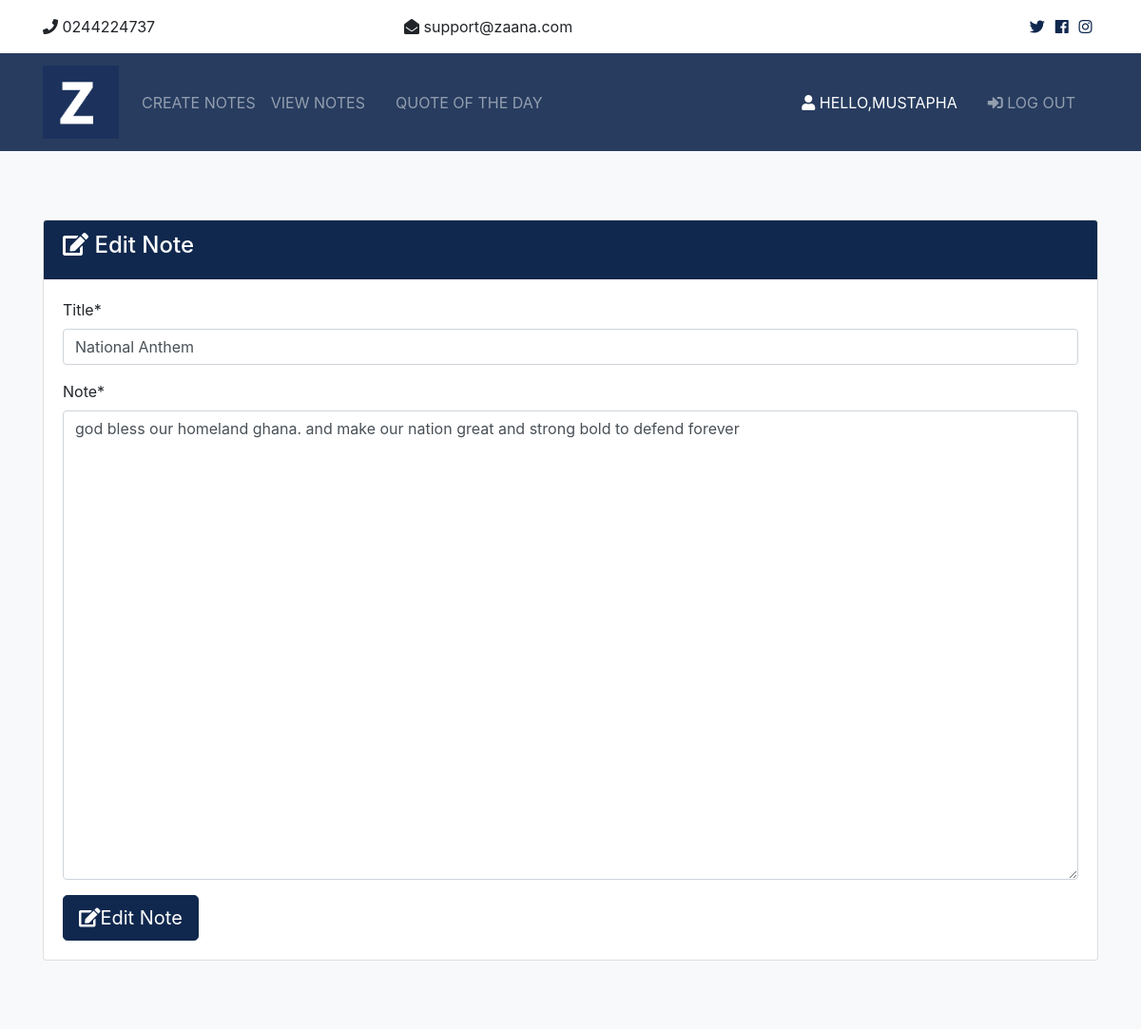
/1/edit_note (signed in), run on the app's committed database.
### noteapp/models.py (models this page shows, shortened)
class Notes(models.Model):
	user = models.ForeignKey(User,on_delete=models.RESTRICT)
	title = models.CharField(max_length=30)
	note = models.CharField(max_length=1000)

### noteapp/views.py (the view)
# urls.py: path('<id>/edit_note',edit_note,name='edit_note'),
@login_required(login_url='login')
def edit_note(request,id):
    context ={}
    obj = get_object_or_404(Notes, id = id)
    form = Notes_Form(request.POST or None, instance = obj)
    if form.is_valid():
        form.save()
        return redirect('view_note')
    context["form"] = form
    return render(request, "update_view.html", context)

### noteapp/forms.py
class Notes_Form(forms.ModelForm):
    class Meta:
        model = Notes
        fields=['title','note']
        widgets = {
            'note': Textarea(attrs={'cols': 80, 'rows': 20}),
        }

### template/update_view.html (shortened to what this page needs)
{% extends 'base2.html' %}
{% load crispy_forms_tags %}
{%block content%}
    <section id="login" class="bg-light py-5">
        <div class="container my-4">
          <div class="row">
            <div class="col">
              <div class="card">
                <div class="card-header bg-primary text-white">
                  <h4>
                    <i class="fas fa-edit"></i> Edit Note</h4>
                </div>
                <div class="card-body">
                  <form method="POST">
                        <div class="form-group ">
                            {{ form.title|as_crispy_field }}
                            {{ form.note|as_crispy_field }}
                        </div>
                    <button type="submit" class="btn btn-lg btn-primary"><i class="fas fa-edit"></i>Edit Note</button>
                  </form>
                </div>
              </div>
            </div>
          </div>
        </div>
      </section>
{% endblock%}

### template/partials/_navbar.html (shortened to what this page needs)
{%load static %}
<link href="{% static 'css/bootstrap.css' %}" rel="stylesheet">
  <link rel="stylesheet" href="{% static 'css/all.css' %}">
  <link rel="stylesheet" href="{% static 'css/all.css' %}">
  </head>
  <body>
  <section id="top-bar" class="p-3" >
    <div class="container">
      <div class="row">
        <div class="col-md-4">
          <i class="fas fa-phone"></i> 0244224737
        </div>
        <div class="col-md-4">
          <i class="fas fa-envelope-open"></i> support@zaana.com
        </div>
        <div class="col-md-4">
          <div class="social text-right">
            <a href="#">
              <i class="fab fa-twitter"></i>
            </a>
            <a href="#">
              <i class="fab fa-facebook"></i>
            </a>
            <a href="#">
              <i class="fab fa-instagram"></i>
            </a>
          </div>
        </div>
      </div>
    </div>
  </section>
  <nav class="navbar navbar-expand-lg navbar-dark bg-primary sticky-top">
    <div class="container">
      <a class="navbar-brand" href="">
        <img src="{% static 'img/final.png' %}"  class="logo" alt="">
      </a>
      <div class="collapse navbar-collapse" id="navbarNavAltMarkup">
        <ul class="navbar-nav">
          <li >
         <a class="nav-link" href="{% url 'create_note' %}">Create Notes</a>
          </li>
          <li
          class = "nav-item mr-3"
          >
            <a class="nav-link" href="{% url 'view_note' %}">View Notes</a>
          </li>
          <li class="nav-item mr-3">
            <a class="nav-link" href="{% url 'quote' %}">Quote of the Day</a>
          </li>
        </ul>
        <ul class="navbar-nav ml-auto">
          <li class="nav-item mr-3">
            <a class="nav-link text-white" href="#">
              <i class="fas fa-user"></i> Hello,{{user.username}} </a>
          </li>
          <li class="nav-item mr-3">
            <a href="javascript:{document.getElementById('logout').submit()}" class="nav-link" >
              <i class="fas fa-sign-in-alt"></i>
              Log Out</a>
          </li>
        </ul>
      </div>
    </div>
  </nav>

### static/css/all.css (style rules this page uses)
.fa, .fas, .far, .fal, .fab { -moz-osx-font-smoothing: grayscale; -webkit-font-smoothing: antialiased; display: inline-block; font-style: normal; font-variant: normal; text-rendering: auto; line-height: 1; }
.fa-edit:before { content: "\f044"; }
.fa-envelope-open:before { content: "\f2b6"; }
.fa-facebook:before { content: "\f09a"; }
.fa-instagram:before { content: "\f16d"; }
.fa-phone:before { content: "\f095"; }
.fa-sign-in-alt:before { content: "\f2f6"; }
.fa-twitter:before { content: "\f099"; }
.fa-user:before { content: "\f007"; }
.fab { font-family: 'Font Awesome 5 Brands'; }
.fa, .fas { font-family: 'Font Awesome 5 Free'; font-weight: 900; }

### static/css/custom.css (style rules this page uses)
textarea { overflow:scroll; height:100px; }

### static/css/style.css (style rules this page uses)
img { width: 100%; }
.logo { width: 80px; }
.navbar { opacity: 0.9; text-transform: uppercase; }
.social a { margin-right: 0.4rem; }

### data on the page
Notes: title "National Anthem", note "god bless our homeland ghana. and make our nation great and strong bold to defend forever"

### other printed values
{{ user.username }} "MUSTAPHA"
